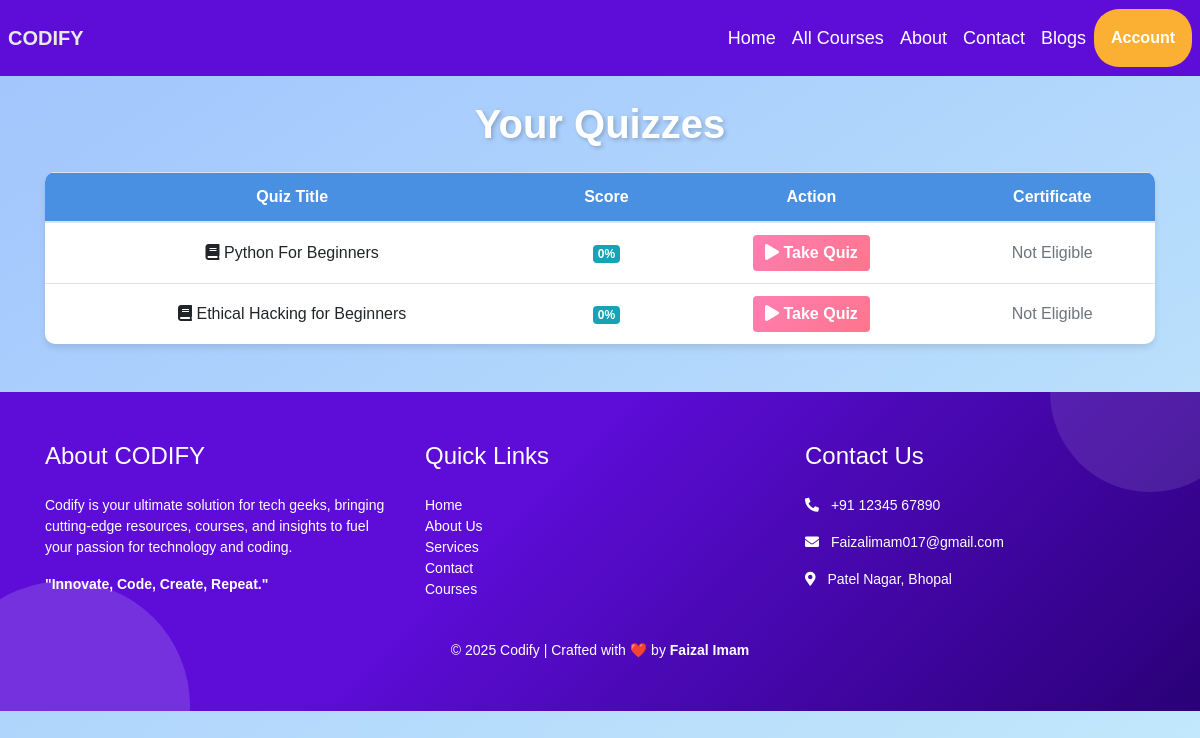
The app's page /user/quizzes with its own data.
### models.py (models this page shows)
class Quiz(Base):
    __tablename__ = 'quizzes'
    id = Column(Integer, primary_key=True)
    title = Column(String(100), nullable=False)
    created_at = Column(DateTime, server_default=func.now())
    course_id = Column(Integer, ForeignKey('courses.id', ondelete='CASCADE'), nullable=False)
    course = relationship('Course', back_populates='quizzes')
    questions = relationship('Question', back_populates='quiz', cascade="all, delete-orphan")
    user_progress = relationship('UserProgress', back_populates='quiz', cascade="all, delete-orphan")

### app.py (the view)
@app.route('/user/quizzes')
def user_quizzes():
    session_id = session.get('id')  # Get the current user's ID from the session
    username=session.get('username')
    quizzes = db_session.query(Quiz).all()  # Fetch all quizzes
    quizzes_with_progress = []
    for quiz in quizzes:
        progress = 0
        score = 0
        total_questions = len(quiz.questions)
        user_progress = db_session.query(UserProgress).filter_by(
            user_id=session_id, quiz_id=quiz.id
        ).first()
        if user_progress:
            score = user_progress.quiz_score
            progress = (user_progress.questions_answered / total_questions) * 100
        quizzes_with_progress.append({
            'id': quiz.id,
            'title': quiz.title,
            'score': score,
            'progress': progress
        })
    return render_template('User_quizzes.html', quizzes=quizzes_with_progress,username=username)

### templates/User_quizzes.html (shortened to what this page needs)
<!DOCTYPE html>
<html lang="en">
<head>
    <link rel="stylesheet" href="https://stackpath.bootstrapcdn.com/bootstrap/4.5.2/css/bootstrap.min.css">
    <link rel="stylesheet" href="https://cdnjs.cloudflare.com/ajax/libs/font-awesome/5.15.4/css/all.min.css">
</head>
<body>
    {% include 'nav.html' %}
    <div class="container">
        <h1 class="my-4">Your Quizzes</h1>
        <table class="table table-hover">
            <thead>
                <tr>
                    <th scope="col">Quiz Title</th>
                    <th scope="col">Score</th>
                    <th scope="col">Action</th>
                    <th scope="col">Certificate</th>
                </tr>
            </thead>
            <tbody>
                {% for quiz in quizzes %}
                <tr>
                    <td>
                        <i class="fas fa-book"></i> {{ quiz.title }}
                    </td>
                    <td>
                        <span class="badge badge-info">{{ quiz.score }}%</span>
                    </td>
                    <td>
                        <a href="{{ url_for('submit_quiz', quiz_id=quiz.id) }}" class="btn btn-primary">
                            <i class="fas fa-play"></i> Take Quiz
                        </a>
                    </td>
                    <td>
                        {% if quiz.score >= 70 %}
                        <a href="{{ url_for('certificate', quiz_id=quiz.id) }}" class="btn btn-success">
                            <i class="fas fa-certificate"></i> Generate Certificate
                        </a>
                        {% else %}
                        <span class="text-muted">Not Eligible</span>
                        {% endif %}
                    </td>
                </tr>
                {% endfor %}
            </tbody>
        </table>
    </div>
    {% include 'footer.html' %}
</body>
</html>

### templates/User_quizzes.html (style rules this page uses)
body { font-family: 'Poppins', sans-serif; background: linear-gradient(to bottom right, #a1c4fd, #c2e9fb); color: #333; min-height: 100vh; }
h1 { color: #fff; text-align: center; font-weight: bold; text-shadow: 2px 2px 4px rgba(0, 0, 0, 0.2); }
.table { background: #fff; border-radius: 10px; overflow: hidden; box-shadow: 0 4px 6px rgba(0, 0, 0, 0.1); }
.table th, .table td { vertical-align: middle; text-align: center; }
.table th { background-color: #4a90e2; color: #fff; }
.btn-primary { background: linear-gradient(135deg, #ff7eb3, #ff758c); border: none; color: #fff; font-weight: bold; transition: all 0.3s ease; }
.container { animation: fadeIn 1s ease-in-out; }

### records on screen
Quiz: title "Python For Beginners", score "0"
Quiz: title "Ethical Hacking for Beginners", score "0"
